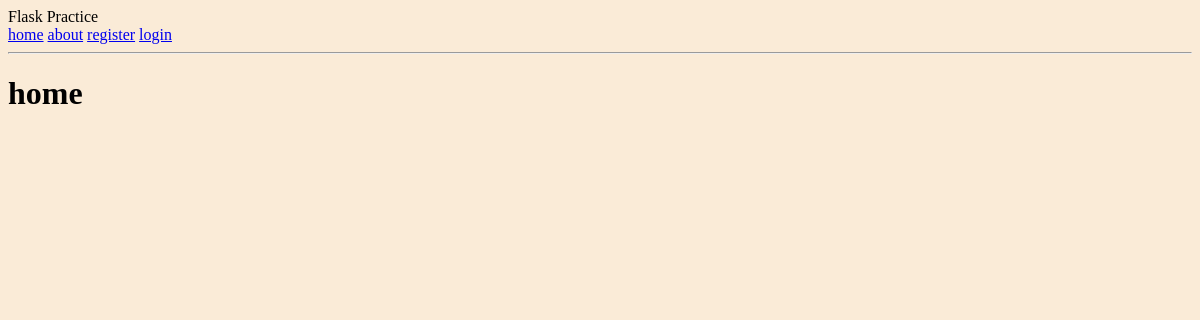
Before: / with the older database file.
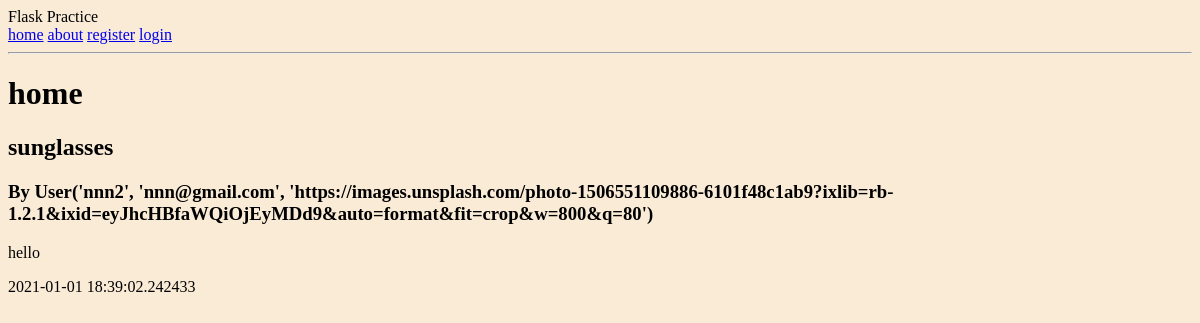
After: the same page with the newer database file.
### flask_practice_app/models.py (models this page shows, shortened)
class Post(db.Model):
    id = db.Column(db.Integer, primary_key=True)
    title = db.Column(db.String(100), nullable=False)
    date_posted = db.Column(db.DateTime, nullable=False, default=datetime.utcnow)
    content = db.Column(db.Text, nullable=False)
    user_id = db.Column(db.Integer, db.ForeignKey('user.id'), nullable=False)

class User(db.Model, UserMixin):
    id = db.Column(db.Integer, primary_key=True)
    username = db.Column(db.String(20), unique=True, nullable=False)
    email = db.Column(db.String(120), unique=True, nullable=False)
    image_file = db.Column(db.String(20), nullable=False, default='default.jpg')
    password = db.Column(db.String(60), nullable=False)
    posts = db.relationship('Post', backref='author', lazy=True)
    def __repr__(self):
        return f"User('{self.username}', '{self.email}', '{self.image_file}')"

### flask_practice_app/routes.py (the view)
@app.route("/")
def home():
    posts = Post.query.all()
    return render_template('home.html', posts=posts)

### flask_practice_app/templates/home.html
{% extends 'base.html' %}
{% block main %}
<h1>home</h1>
{% for post in posts %}
    <h2>{{ post.title }}</h2>
    <h3>By {{ post.author }}</h3>
    <p>{{ post.content }}</p>
    <p>{{ post.date_posted }}</p>
{% endfor %}
{% endblock main %}

### flask_practice_app/templates/base.html (shortened to what this page needs)
<!DOCTYPE html>
<html lang="en">
<head>
    <link rel="stylesheet" href="{{ url_for('static', filename='main.css')}}">
</head>
<body>
    <header>
        Flask Practice
        <nav>
            <a href="{{url_for('home')}}">home</a>
            <a href="{{url_for('about')}}">about</a>
            {% if current_user.is_authenticated %}
            <a href="{{url_for('logout')}}">logout</a>
            <a href="{{url_for('account')}}">account</a>
            <a href="{{url_for('new_post')}}">New Post</a>
            {% else %}
            <a href="{{url_for('register')}}">register</a>
            <a href="{{url_for('login')}}">login</a>
            {% endif %}
        </nav>
    </header>
    <hr>
    <main>
        {% block main %}{% endblock %}
    </main>
</body>
</html>

### flask_practice_app/static/main.css (style rules this page uses)
* { background-color: antiquewhite; }

Changed rows visible on the page:
added Post: title "sunglasses", author "User('nnn2', 'nnn@gmail.com', 'https://images.unsplash.com/photo-1506551109886-6101f48c1ab9?ixlib=rb-1.2.1&ixid=eyJhcHBfaWQiOjEyMDd9&auto=format&fit=crop&w=800&q=80')", content "hello", date_posted "2021-01-01 18:39:02.242433"
